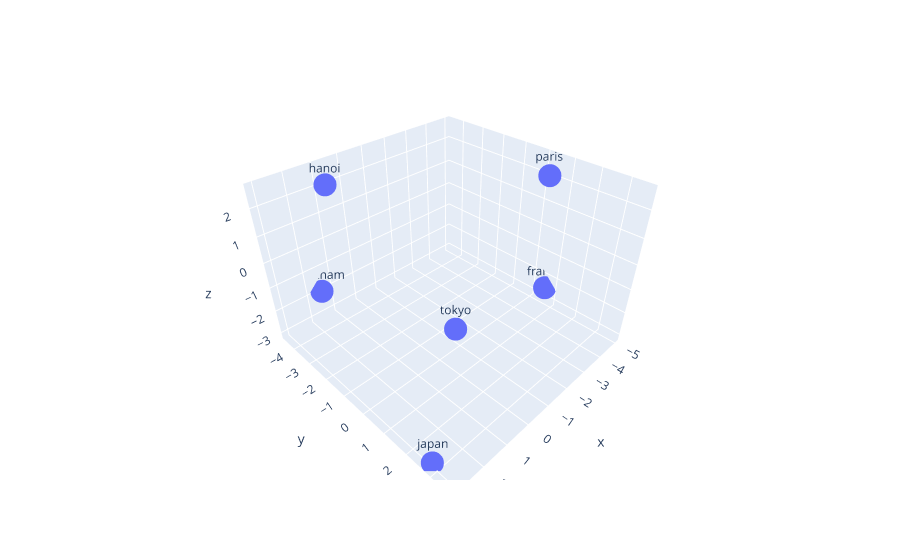

The notebook cell saved with this chart:
### Markdown cell above
# Glove

### Code cell
# plot_words = ["king", "queen", "man", "woman", "glass","boy","girl"]
plot_words = ["vietnam", "hanoi", "japan", "tokyo", "france", "paris"]


vector = get_visual_vector(plot_words, glove_vector)
print(vector)

visual_pca(vector, plot_words)

### Figure 1 — Plotly figure (JSON) as saved in the notebook; plotly's stock layout.template omitted (floating-point values rounded to 4 significant figures)
{"data": [{"hovertemplate": "x=%{x}<br>y=%{y}<br>z=%{z}<br>word=%{text}<extra></extra>", "legendgroup": "", "marker": {"color": "#636efa", "size": 8, "symbol": "circle"}, "mode": "markers+text", "name": "", "scene": "scene", "showlegend": false, "text": ["vietnam", "hanoi", "japan", "tokyo", "france", "paris"], "type": "scatter3d", "x": [1.548, 1.388, 3.001, 2.905, -4.968, -3.874], "y": [-4.529, -3.429, 2.794, 3.554, 0.6397, 0.9704], "z": [-1.919, 2.618, -3.096, 2.241, -2.48, 2.635]}], "layout": {"legend": {"tracegroupgap": 0}, "margin": {"t": 60}, "scene": {"domain": {"x": [0, 1], "y": [0, 1]}, "xaxis": {"title": {"text": "x"}}, "yaxis": {"title": {"text": "y"}}, "zaxis": {"title": {"text": "z"}}}}}
